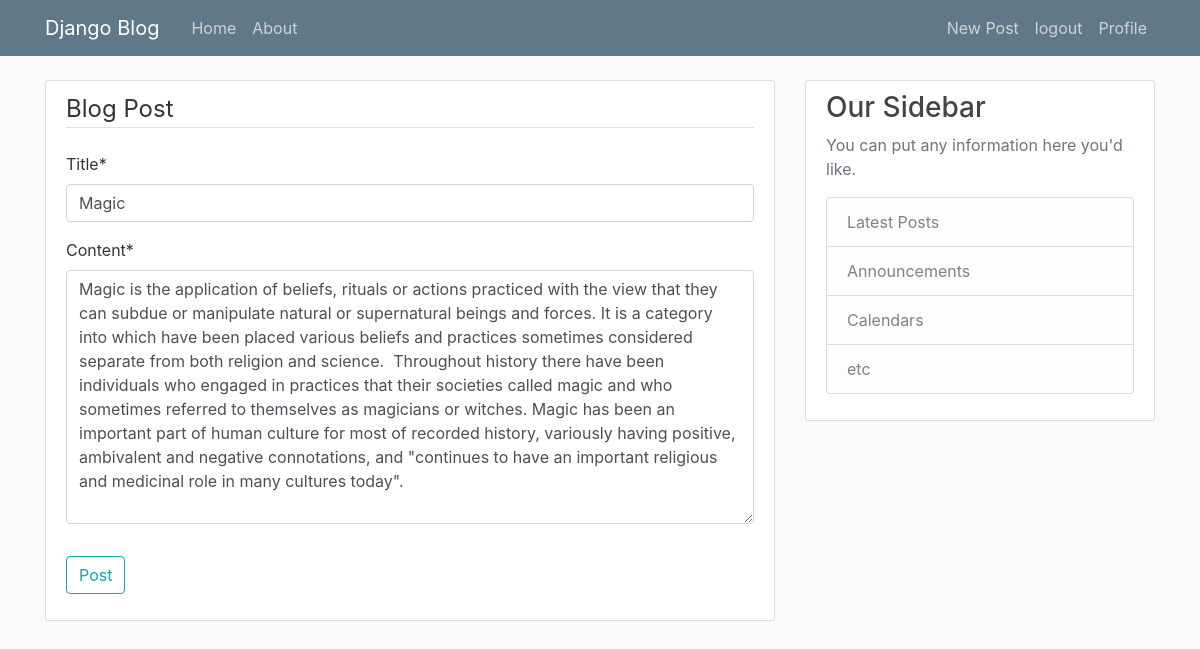
Page /post/25/update/ (signed in) on the committed database.
### blog/models.py (models this page shows, shortened)
class Post(models.Model):
    title = models.CharField(max_length=100)
    content = models.TextField()
    date = models.DateTimeField(default=timezone.now)
    author = models.ForeignKey(User, on_delete=models.CASCADE)

### blog/views.py (the view, shortened to what this page needs)
# urls.py: path('post/<int:pk>/update/', PostUpdateView.as_view(), name='post-update'),
class PostUpdateView(LoginRequiredMixin,UserPassesTestMixin, UpdateView):
    model = Post
    fields = ['title', 'content']
    def test_func(self):
        post = self.get_object()
        if self.request.user == post.author:
            return True
        return False

### blog/templates/blog/post_form.html (shortened to what this page needs)
{% extends "blog/base.html" %}
{% load crispy_forms_tags %}
{% block content %}
    <div class="content-section">
        <form method="POST">
            <fieldset class="form-group">
                <legend class="border-bottom mb-4">Blog Post</legend>
                {{ form|crispy }}
            </fieldset>
            <div class="form-group">
                <button class="btn btn-outline-info" type="submit">
                         Post
                </button>
            </div>
        </form>
    </div>
{% endblock content %}

### blog/static/blog/main.css (style rules this page uses)
body { background: #fafafa; color: #333333; margin-top: 5rem; }
.content-section { background: #ffffff; padding: 10px 20px; border: 1px solid #dddddd; border-radius: 3px; margin-bottom: 20px; }

### rows in the picture
Post: title "Magic", content "Magic is the application of beliefs, rituals or actions practiced with the view that they can subdue or manipulate natural or supernatural beings and forces. It is a category into which have been placed various beliefs and practices sometimes considered separate from both religion and science. Throughout history there have been individuals who engaged in practices that their societies called magic and who sometimes referred to themselves as magicians or witches. Magic has been an important part of human culture for most of recorded history, variously having positive, ambivalent and negative connotations, and \"continues to have an important religious and medicinal role in many cultures…"
